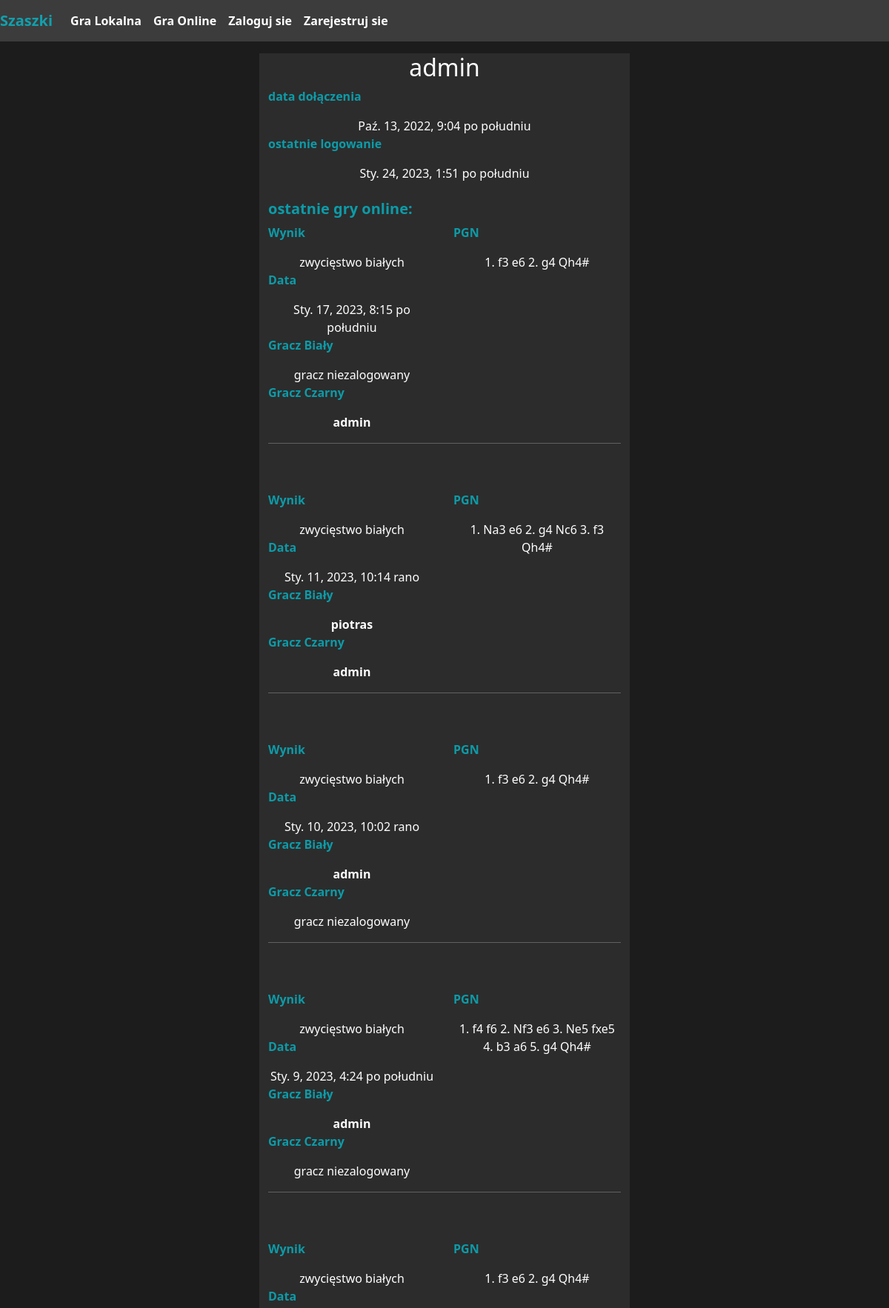
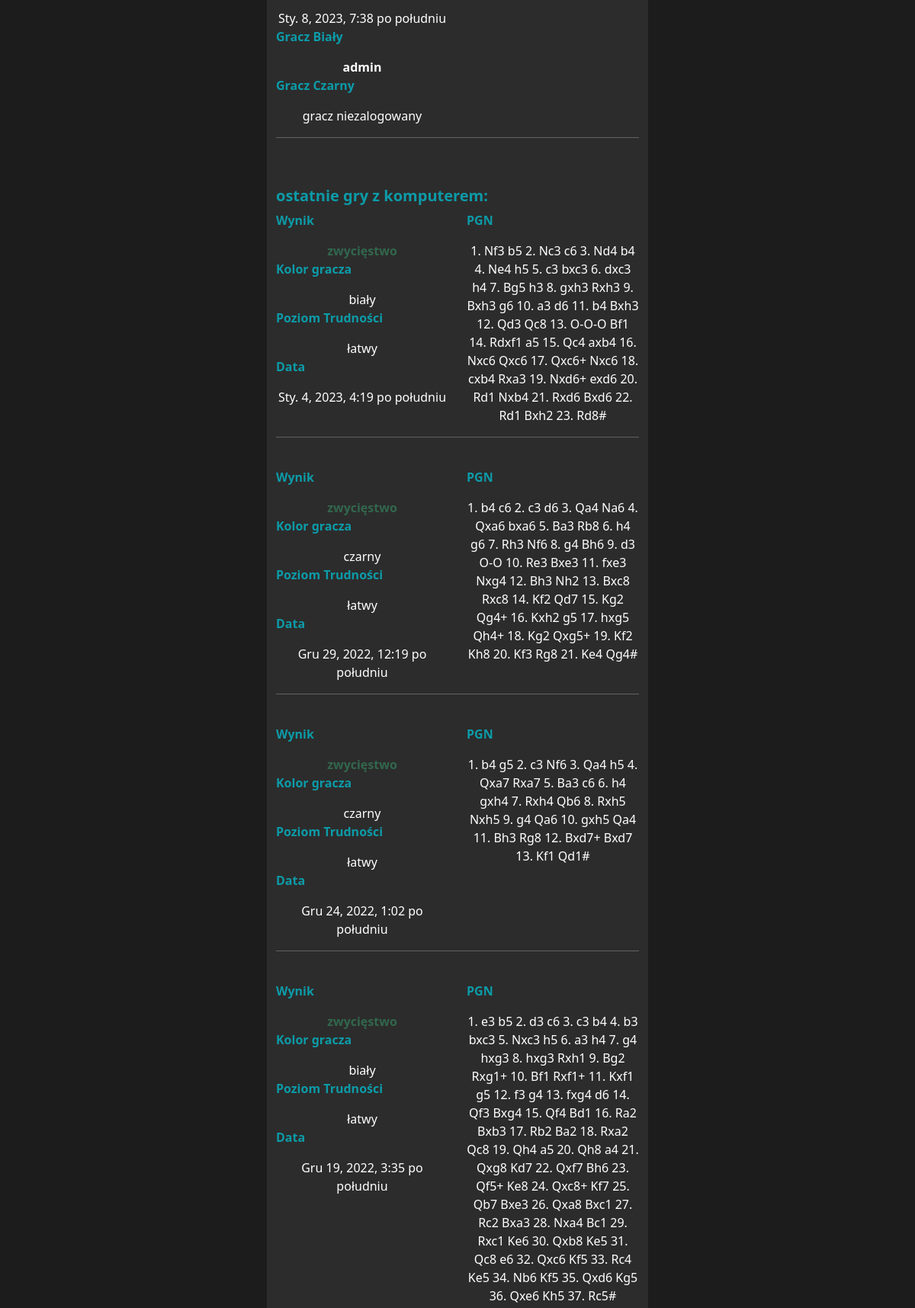
Screenshot of /users/admin/ (upper part) with the database file from the repository (2 pictures, top to bottom).
### chess/models.py (models this page shows, shortened)
class OnlineGame(models.Model):
    pgn = models.TextField()
    result = models.TextField()
    player1 = models.ForeignKey(
        User, on_delete=CASCADE, blank=True, null=True, related_name="playerwhite")
    player2 = models.ForeignKey(
        User, on_delete=CASCADE, blank=True, null=True, related_name="playerblack")
    date = models.DateTimeField(auto_now=True)
    invite = models.ForeignKey(
        Invite, on_delete=models.CASCADE, null=True, blank=True)

class AiGame(models.Model):
    pgn = models.TextField()
    result = models.TextField()
    player = models.ForeignKey(
        User, on_delete=CASCADE, blank=True, null=True)
    difficulty = models.CharField(max_length=32)
    playercolor = models.TextField()
    date = models.DateTimeField(auto_now=True)

### chess/views.py (the view)
# urls.py: path('users/<str:username>/', views.profile, name='profile'),
def profile(request, username):
    x = get_user_model()
    user = x.objects.get(username=username)
    aigames = AiGame.objects.filter(player=user).order_by('-pk')[:5]
    og1 = OnlineGame.objects.filter(player1=user)
    og2 = OnlineGame.objects.filter(player2=user)
    onlinegames = og1 | og2
    onlinegames = onlinegames.order_by('-pk')[:5]
    context = {'usr': user, 'aigames': aigames, 'onlinegames': onlinegames}
    return render(request, 'profile.html', context)

### chess/templates/profile.html (shortened to what this page needs)
{% extends 'base.html' %}
{% block content %}
{% load crispy_forms_tags %}
<div class="container-fluid" id="pageform">
  <div class="row justify-content-center">
    <div id="usrprof" class="col-sm-11 col-md-10 col-lg-5">
      <h2> {{ usr.username }}</h2>
      <p> data dołączenia </p>
      {{ usr.date_joined }}
      <p> ostatnie logowanie </p>
      {{ usr.last_login }}
      <br><br>
      <p class="h5">ostatnie gry online:</p>
      {% for onlinegame in onlinegames %}
      <div class="row">
        <div class="col-sm-12 col-md-6">
          <p>Wynik</p>
          {% if user == onlinegame.player1 %}
          {% if onlinegame.result == '1' %}
          <span class="win">zwycięstwo</span>
          {% elif onlinegame.result == '2' %}
          <span class="lose">porażka</span>
          {% else%}
          <span>remis</span>
          {% endif %}
          {% else %}
          {% if onlinegame.result == '1' %}
          <span>zwycięstwo białych</span>
          {% elif onlinegame.result == '2' %}
          <span>zwycięstwo czarnych</span>
          {% else%}
          <span>remis</span>
          {% endif %}
          {% endif %}
          <p>Data</p>
          <span>{{ onlinegame.date }}</span>
          <p>Gracz Biały</p>
          {% if onlinegame.player1 %}
          <span><a href="/users/{{ onlinegame.player1 }}">{{ onlinegame.player1 }}</a></span>
          {% else %}
          <span>gracz niezalogowany</span>
          {%endif%}
          <p>Gracz Czarny</p>
          {% if onlinegame.player2 %}
          <span><a href="/users/{{ onlinegame.player2 }}">{{ onlinegame.player2 }}</a></span>
          {% else %}
          <span>gracz niezalogowany</span>
          {%endif%}
        </div>
        <div class="col-sm-12 col-md-6">
          <p>PGN</p>
          <span>{{ onlinegame.pgn }}</span>
        </div>
      </div>
      <hr>
      <br>
      <br>
      {% endfor%}
      <p class="h5">ostatnie gry z komputerem: </p>
      {% for aigame in aigames %}
      <div class="row">
        <div class="col-sm-12 col-md-6">
          <p>Wynik</p>
          {% if aigame.result == 'porażka'%}
          <span class="lose">{{ aigame.result }}</span>
          {% elif aigame.result == 'zwycięstwo'%}
          <span class="win">{{ aigame.result }}</span>
          {% else %}
          <span>{{ aigame.result }}</span>
          {% endif %}
          <p>Kolor gracza</p>
          <span>{{ aigame.playercolor }}</span>
          <p>Poziom Trudności</p>
          <span>{{ aigame.difficulty }}</span>
          <p>Data</p>
          <span>{{ aigame.date }}</span>
        </div>
        <div class="col-sm-12 col-md-6">
          <p>PGN</p>
          <span>{{ aigame.pgn }}</span>
        </div>
      </div>
      <hr>
      <br>
      {% endfor %}
    </div>
  </div>
</div>
{% endblock %}

### chess/templates/base.html (shortened to what this page needs)
{% load static %}
<!DOCTYPE html>
<html lang="en">
<head>
  <link href="https://cdn.jsdelivr.net/npm/bootstrap@5.2.2/dist/css/bootstrap.min.css" rel="stylesheet"
 />
  <link rel="stylesheet" href="{% static 'css/chessboard-1.0.0.min.css' %}" />
  <link rel="stylesheet" href="{% static 'css/style.css' %}" />
</head>
<body>
  <nav class="navbar navbar-expand-lg navbar-dark sticky-top">
    <a href="/" class="navbar-brand" id="logo">Szaszki</a>
    <div class="collapse navbar-collapse" id="navbarSupportedContent">
      <ul class="navbar-nav mr-auto">
        <li class="nav-item">
          <a class="nav-link" href="/game/selectmode/"><span class="sr-only">Gra Lokalna</span></a>
        </li>
        <li class="nav-item">
          <a class="nav-link" href="/lobby/"><span class="sr-only">Gra Online</span></a>
        </li>
        {% if user.is_authenticated %}
        <li class="nav-item">
          <a class="nav-link" href="/users/{{user.username}}/">
            <span>{{user.username}}</span></a>
        </li>
        <li class="nav-item">
          <a class="nav-link" href="/logout"><span id="logoutlink">Wyloguj sie</span></a>
        </li>
        {% else %}
        <li class="nav-item">
          <a class="nav-link" href="/login"><span>Zaloguj sie</span></a>
        </li>
        <li class="nav-item">
          <a class="nav-link" href="/register"><span>Zarejestruj sie</span></a>
        </li>
        {% endif %}
      </ul>
    </div>
  </nav>
  {% block content %} {% endblock %}
</body>
</html>

### chess/static/css/style.css (style rules this page uses)
body { background-color: #1c1c1c; color: white; overflow-wrap: break-word; -ms-scroll-chaining: none; overscroll-behavior: contain; min-height: 100vh; display: flex; flex-direction: column; }
nav { background-color: #3c3c3c; color: white; font-weight: bold; }
#logo { color: rgba(0, 201, 219, 0.715); }
.nav-link span { color: white; }
#usrprof { min-height: 800px; background-color: #2c2c2c; text-align: center; margin-top: 1rem; overflow: hidden; }
#usrprof p { color: rgba(0, 201, 219, 0.715); font-weight: bold; text-align: left; }
#usrprof a { color: white; text-decoration: none; font-weight: bold; }
#pageform { margin-bottom: 1rem; }
.win { color: #32674d; font-weight: bold; }

### rows the page displays
OnlineGame: result "zwycięstwo białych", date "Sty. 17, 2023, 8:15 po południu", shows "gracz niezalogowany", player2 "admin", pgn "1. f3 e6 2. g4 Qh4#"
OnlineGame: result "zwycięstwo białych", date "Sty. 11, 2023, 10:14 rano", player1 "piotras", player2 "admin", pgn "1. Na3 e6 2. g4 Nc6 3. f3 Qh4#"
OnlineGame: result "zwycięstwo białych", date "Sty. 10, 2023, 10:02 rano", player1 "admin", shows "gracz niezalogowany", pgn "1. f3 e6 2. g4 Qh4#"
OnlineGame: result "zwycięstwo białych", date "Sty. 9, 2023, 4:24 po południu", player1 "admin", shows "gracz niezalogowany", pgn "1. f4 f6 2. Nf3 e6 3. Ne5 fxe5 4. b3 a6 5. g4 Qh4#"
OnlineGame: result "zwycięstwo białych", date "Sty. 8, 2023, 7:38 po południu", player1 "admin", shows "gracz niezalogowany", pgn "1. f3 e6 2. g4 Qh4#"
AiGame: result "zwycięstwo", playercolor "biały", difficulty "łatwy", date "Sty. 4, 2023, 4:19 po południu", pgn "1. Nf3 b5 2. Nc3 c6 3. Nd4 b4 4. Ne4 h5 5. c3 bxc3 6. dxc3 h4 7. Bg5 h3 8. gxh3 Rxh3 9. Bxh3 g6 10. a3 d6 11. b4 Bxh3 12. Qd3 Qc8 13. O-O-O Bf1 14. Rdxf1 a5 15. Qc4 axb4 16. Nxc6 Qxc6 17. Qxc6+ Nxc6 18. cxb4 Rxa3 19. Nxd6+ exd6 20. Rd1 Nxb4 21. Rxd6 Bxd6 22. Rd1 Bxh2 23. Rd8#"
AiGame: result "zwycięstwo", playercolor "czarny", difficulty "łatwy", date "Gru 29, 2022, 12:19 po południu", pgn "1. b4 c6 2. c3 d6 3. Qa4 Na6 4. Qxa6 bxa6 5. Ba3 Rb8 6. h4 g6 7. Rh3 Nf6 8. g4 Bh6 9. d3 O-O 10. Re3 Bxe3 11. fxe3 Nxg4 12. Bh3 Nh2 13. Bxc8 Rxc8 14. Kf2 Qd7 15. Kg2 Qg4+ 16. Kxh2 g5 17. hxg5 Qh4+ 18. Kg2 Qxg5+ 19. Kf2 Kh8 20. Kf3 Rg8 21. Ke4 Qg4#"
AiGame: result "zwycięstwo", playercolor "czarny", difficulty "łatwy", date "Gru 24, 2022, 1:02 po południu", pgn "1. b4 g5 2. c3 Nf6 3. Qa4 h5 4. Qxa7 Rxa7 5. Ba3 c6 6. h4 gxh4 7. Rxh4 Qb6 8. Rxh5 Nxh5 9. g4 Qa6 10. gxh5 Qa4 11. Bh3 Rg8 12. Bxd7+ Bxd7 13. Kf1 Qd1#"
AiGame: result "zwycięstwo", playercolor "biały", difficulty "łatwy", date "Gru 19, 2022, 3:35 po południu", pgn "1. e3 b5 2. d3 c6 3. c3 b4 4. b3 bxc3 5. Nxc3 h5 6. a3 h4 7. g4 hxg3 8. hxg3 Rxh1 9. Bg2 Rxg1+ 10. Bf1 Rxf1+ 11. Kxf1 g5 12. f3 g4 13. fxg4 d6 14. Qf3 Bxg4 15. Qf4 Bd1 16. Ra2 Bxb3 17. Rb2 Ba2 18. Rxa2 Qc8 19. Qh4 a5 20. Qh8 a4 21. Qxg8 Kd7 22. Qxf7 Bh6 23. Qf5+ Ke8 24. Qxc8+ Kf7 25. Qb7 Bxe3 26. Qxa8 Bxc1 27. Rc2 Bxa3 28. Nxa4 Bc1 29. Rxc1 Ke6 30. Qxb8 Ke5 31. Qc8 e6 32. Qxc6 Kf5 33. Rc4 Ke5 34. Nb6 Kf5 35. Qxd6 Kg5 36. Qxe6 Kh5 37. Rc5#"

### other values shown
{{ usr.username }} "admin"
{{ usr.date_joined }} "Paź. 13, 2022, 9:04 po południu"
{{ usr.last_login }} "Sty. 24, 2023, 1:51 po południu"
